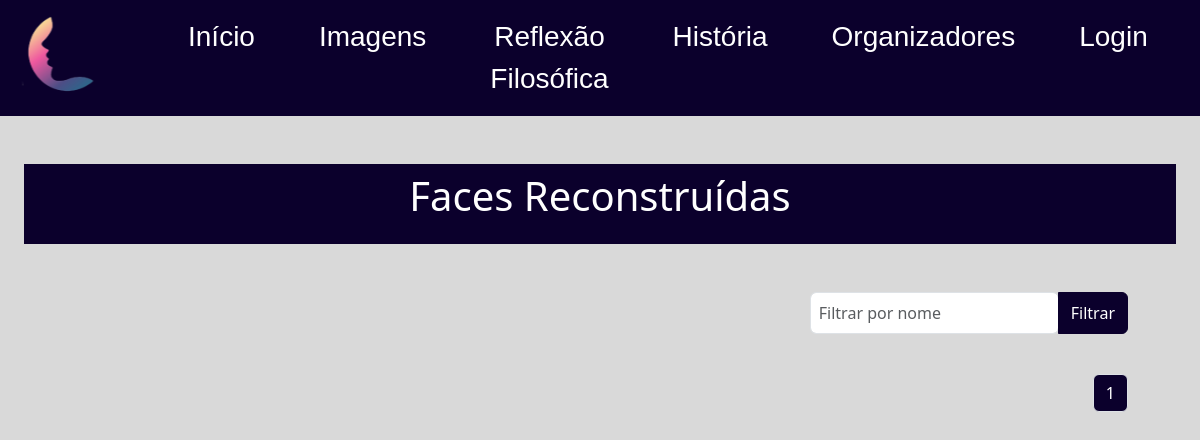
The app's page /faces/, older data.
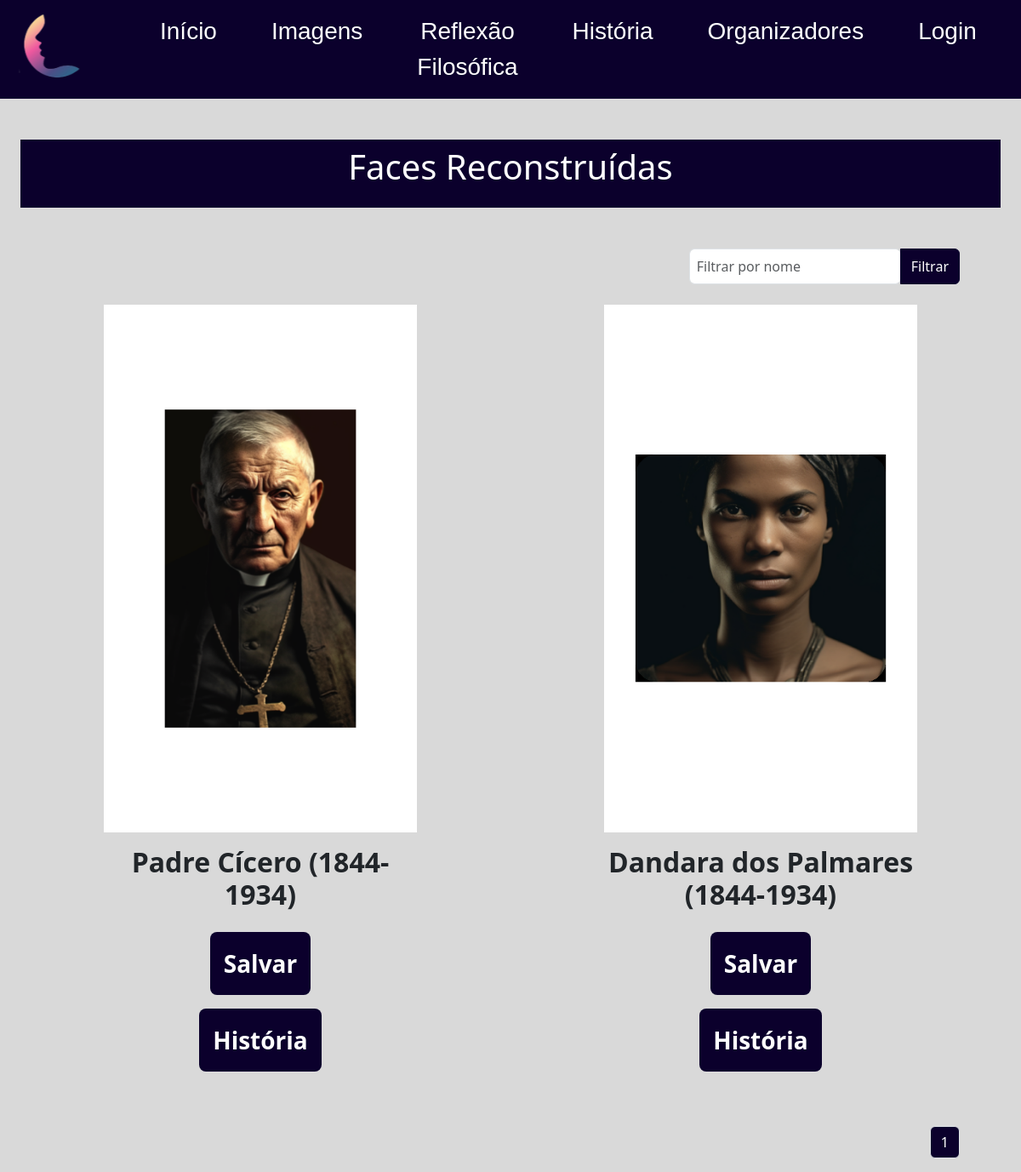
The same page, newer data.
### core/models.py (models this page shows, shortened)
class Face(models.Model):
    nome = models.CharField(max_length=150)
    descricao = models.TextField()
    ocupacao = models.CharField(max_length=100)
    data_nascimento = models.DateField()
    data_falecimento = models.DateField(blank=True, null=True)
    imagem = models.ImageField(upload_to='uploads/')
    postado_por = models.ForeignKey(User, on_delete=models.CASCADE)
    class Meta:
        verbose_name = "Face"
        verbose_name_plural = "Faces"

### core/views.py (the view)
# urls.py: path('faces/', faces, name='faces'),
def faces(request):
    objetos = Face.objects.all()
    nome = request.GET.get('nome', '')
    if nome:
        objetos = objetos.filter(nome__icontains=nome)
    paginator = Paginator(objetos, 5)
    page_number = request.GET.get('page')
    faces = paginator.get_page(page_number)
    return render(request, 'core/pages/faces.html', { 'faces': faces })

### core/templates/core/pages/faces.html (shortened to what this page needs)
{% load static %}
<!DOCTYPE html>
<html lang="pt-BR">
{% include "core/partials/head.html" %}
<body>
  {% include "core/partials/header.html" %}
  <main class="container-fluid pt-5">
    <section class="faces-reconstruidas">
      <div class="container-fluid">
        <h1 class="text-white p-md-2 pb-md-4 me-0 bg-azul text-center">Faces Reconstruídas</h1>
        <div class="row justify-content-center justify-content-md-around card-faces mt-5">
          <div class="">
            <form action="" method="GET" class="mb-4 pe-5">
              <div class="input-group d-flex justify-content-end">
                  <div class="form-outline">
                    <input type="text" id="nome" name="nome" class="form-control p-2" placeholder="Filtrar por nome" />
                  </div>
                  <button type="submit" class="btn btn-primary" style="background-color: #0b002c; border-color: #0b002c;">
                    Filtrar
                  </button>
                </div>
            </form>
          </div>
          {% for face in faces %}
            <div class="col-10 col-md-5 col-xl-4 d-flex flex-column align-items-center text-center mb-5">
              <img src="{{ face.imagem.url }}" alt="" style="height: 620px; width: 375px; max-width: 100%; object-fit: cover; overflow: hidden;">
              <h2 class="fw-semibold mt-3">{{ face.nome }} (1844-1934)</h2>
              <a href="{{ face.imagem.url }}" download class="bg-azul text-white fw-semibold fs-3 p-3 rounded-3 text-decoration-none mt-3">Salvar</a>
              <a href="{% url "core:faces-detalhe" face.id %}" class="bg-azul text-white fw-semibold fs-3 p-3 rounded-3 text-decoration-none mt-3">História</a>
            </div>
          {% endfor %}
          <div class=" ms-auto pt-3 ps-5">
            <nav aria-label="Page navigation example" class="d-flex justify-content-end pe-5">
              <ul class="pagination">
                {% for page in faces.paginator.page_range %}
                  <li class="page-item"><a class="page-link text-white" href="?page={{ page }}" style="background-color: #0b002c;">{{ page }}</a></li>
                {% endfor %}
              </ul>
            </nav>
          </div>
        </div>
      </div>
    </section>
  </main>
</body>
</html>

Row changes from the older to the newer data that the page shows:
added Face: imagem (picture), nome "Padre Cícero"
added Face: imagem (picture), nome "Dandara dos Palmares"
